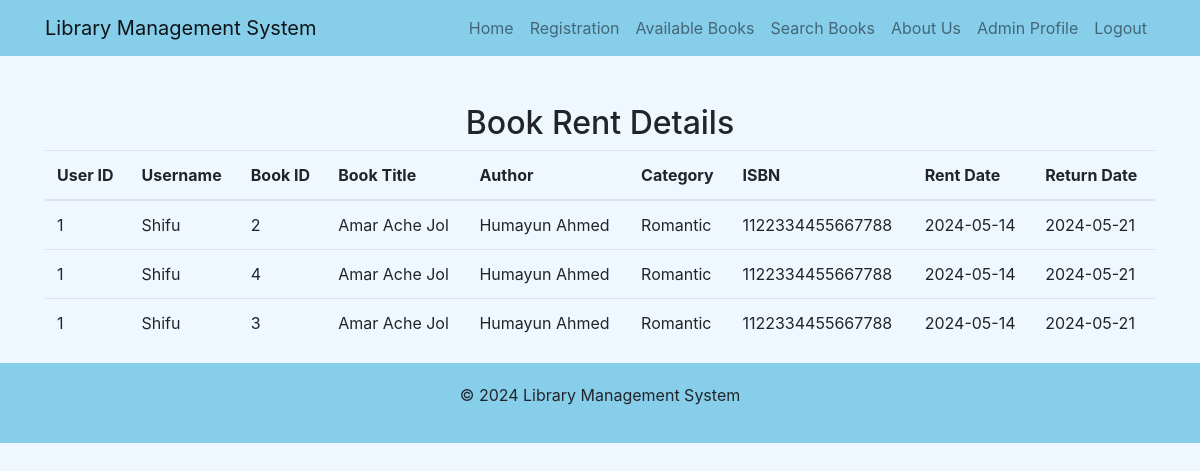
/BookRentDetails.php (signed in), run on the app's committed database.
### tables this page shows
CREATE TABLE `rented_books` (
  `id` int(11) NOT NULL,
  `user_id` int(11) NOT NULL,
  `book_id` int(11) NOT NULL,
  `rent_date` date NOT NULL,
  `return_date` date DEFAULT NULL
);

CREATE TABLE `users` (
  `id` int(11) NOT NULL,
  `username` varchar(255) NOT NULL,
  `email` varchar(255) NOT NULL,
  `password` varchar(255) NOT NULL
);

CREATE TABLE `books` (
  `id` int(11) NOT NULL,
  `title` varchar(255) NOT NULL,
  `author` varchar(255) NOT NULL,
  `category` varchar(100) NOT NULL,
  `isbn` varchar(50) NOT NULL
);

### BookRentDetails.php (the view, shortened to what this page needs)
<?php
$servername = "localhost";
$username = "root";
$password = "";
$dbname = "lms_db";
$conn = new mysqli($servername, $username, $password, $dbname);
$select_query = "SELECT rented_books.user_id, rented_books.book_id, rented_books.rent_date, rented_books.return_date, users.username,
                 books.title AS book_title, books.isbn, books.author, books.category
                 FROM rented_books
                 INNER JOIN users ON rented_books.user_id = users.id
                 INNER JOIN books ON rented_books.book_id = books.id";
$result = $conn->query($select_query);
?>
<!DOCTYPE html>
<html lang="en">
<head>
    <link rel="stylesheet" href="https://stackpath.bootstrapcdn.com/bootstrap/4.5.2/css/bootstrap.min.css">
</head>
<body>
<nav class="navbar navbar-expand-lg navbar-light">
    <div class="container">
        <a class="navbar-brand" href="#">Library Management System</a>
        <div class="collapse navbar-collapse" id="navbarNav">
            <ul class="navbar-nav ml-auto">
                <li class="nav-item">
                    <a class="nav-link" href="Home.php">Home</a>
                </li>
                <li class="nav-item">
                    <a class="nav-link" href="registration.php">Registration</a>
                </li>
                <li class="nav-item">
                    <a class="nav-link" href="AvailableBooks.php">Available Books</a>
                </li>
                <li class="nav-item">
                    <a class="nav-link" href="SearchBook.php">Search Books</a>
                </li>
                <li class="nav-item">
                    <a class="nav-link" href="aboutus.php">About Us</a>
                </li>
                <li class="nav-item">
                    <a class="nav-link" href="AdminProfile.php">Admin Profile</a>
                </li>
                <li class="nav-item">
                    <a class="nav-link" href="logout.php">Logout</a>
                </li>
            </ul>
        </div>
    </div>
</nav>
<div class="container mt-5">
    <h2><center>Book Rent Details</center></h2>
    <table class="table">
        <thead>
        <tr>
            <th>User ID</th>
            <th>Username</th>
            <th>Book ID</th>
            <th>Book Title</th>
            <th>Author</th>
            <th>Category</th>
            <th>ISBN</th>
            <th>Rent Date</th>
            <th>Return Date</th>
        </tr>
        </thead>
        <tbody>
        <?php
        if ($result->num_rows > 0) {
            while ($row = $result->fetch_assoc()) {
                ?>
                <tr>
                    <td><?php echo $row['user_id']; ?></td>
                    <td><?php echo $row['username']; ?></td>
                    <td><?php echo $row['book_id']; ?></td>
                    <td><?php echo $row['book_title']; ?></td>
                    <td><?php echo $row['author']; ?></td>
                    <td><?php echo $row['category']; ?></td>
                    <td><?php echo $row['isbn']; ?></td>
                    <td><?php echo $row['rent_date']; ?></td>
                    <td><?php echo $row['return_date']; ?></td>
                </tr>
                <?php
            }
        } else {
            echo "<tr><td colspan='9'>No rented books found</td></tr>";
        }
        ?>
        </tbody>
    </table>
</div>
<footer class="footer">
    <div class="container">
        <p>&copy; 2024 Library Management System</p>
    </div>
</footer>
</body>
</html>

### BookRentDetails.php (style rules this page uses)
body { background-color: #f0f8ff; }
.navbar { background-color: #87ceeb; }
.footer { background-color: #87ceeb; padding: 20px 0; text-align: center; }

### data on the page
rented_books: user "1", user.username "Shifu", book "2", book.title "Amar Ache Jol", book.author "Humayun Ahmed", book.category "Romantic", book.isbn "1122334455667788", rent_date "2024-05-14", return_date "2024-05-21"
rented_books: user "1", user.username "Shifu", book "4", book.title "Amar Ache Jol", book.author "Humayun Ahmed", book.category "Romantic", book.isbn "1122334455667788", rent_date "2024-05-14", return_date "2024-05-21"
rented_books: user "1", user.username "Shifu", book "3", book.title "Amar Ache Jol", book.author "Humayun Ahmed", book.category "Romantic", book.isbn "1122334455667788", rent_date "2024-05-14", return_date "2024-05-21"
